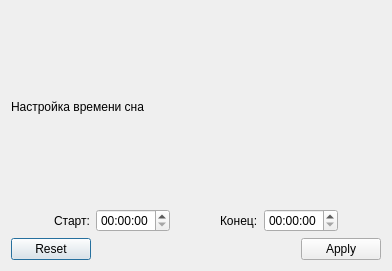
<?xml version="1.0" encoding="UTF-8"?>
<ui version="4.0">
 <class>downTimeDialog</class>
 <widget class="QDialog" name="downTimeDialog">
  <property name="geometry">
   <rect>
    <x>0</x>
    <y>0</y>
    <width>392</width>
    <height>271</height>
   </rect>
  </property>
  <property name="windowTitle">
   <string>Downtime</string>
  </property>
  <layout class="QVBoxLayout" name="verticalLayout">
   <item>
    <widget class="QLabel" name="titleLabel">
     <property name="autoFillBackground">
      <bool>false</bool>
     </property>
     <property name="text">
      <string>Настройка времени сна</string>
     </property>
     <property name="alignment">
      <set>Qt::AlignLeading|Qt::AlignLeft|Qt::AlignVCenter</set>
     </property>
    </widget>
   </item>
   <item>
    <layout class="QHBoxLayout" name="horizontalLayout">
     <item>
      <spacer name="horizontalSpacer">
       <property name="orientation">
        <enum>Qt::Horizontal</enum>
       </property>
       <property name="sizeHint" stdset="0">
        <size>
         <width>40</width>
         <height>20</height>
        </size>
       </property>
      </spacer>
     </item>
     <item>
      <widget class="QLabel" name="startLabel">
       <property name="text">
        <string>Старт:</string>
       </property>
      </widget>
     </item>
     <item>
      <widget class="QTimeEdit" name="startTimeEdit"/>
     </item>
     <item>
      <spacer name="horizontalSpacer_3">
       <property name="orientation">
        <enum>Qt::Horizontal</enum>
       </property>
       <property name="sizeHint" stdset="0">
        <size>
         <width>40</width>
         <height>20</height>
        </size>
       </property>
      </spacer>
     </item>
     <item>
      <widget class="QLabel" name="endLabel">
       <property name="text">
        <string>Конец:</string>
       </property>
      </widget>
     </item>
     <item>
      <widget class="QTimeEdit" name="endTimeEdit"/>
     </item>
     <item>
      <spacer name="horizontalSpacer_2">
       <property name="orientation">
        <enum>Qt::Horizontal</enum>
       </property>
       <property name="sizeHint" stdset="0">
        <size>
         <width>40</width>
         <height>20</height>
        </size>
       </property>
      </spacer>
     </item>
    </layout>
   </item>
   <item>
    <widget class="QDialogButtonBox" name="resetDownTimeButton">
     <property name="orientation">
      <enum>Qt::Horizontal</enum>
     </property>
     <property name="standardButtons">
      <set>QDialogButtonBox::Apply|QDialogButtonBox::Reset</set>
     </property>
    </widget>
   </item>
  </layout>
 </widget>
 <resources/>
 <connections>
  <connection>
   <sender>resetDownTimeButton</sender>
   <signal>accepted()</signal>
   <receiver>downTimeDialog</receiver>
   <slot>accept()</slot>
   <hints>
    <hint type="sourcelabel">
     <x>248</x>
     <y>254</y>
    </hint>
    <hint type="destinationlabel">
     <x>157</x>
     <y>274</y>
    </hint>
   </hints>
  </connection>
  <connection>
   <sender>resetDownTimeButton</sender>
   <signal>rejected()</signal>
   <receiver>downTimeDialog</receiver>
   <slot>reject()</slot>
   <hints>
    <hint type="sourcelabel">
     <x>316</x>
     <y>260</y>
    </hint>
    <hint type="destinationlabel">
     <x>286</x>
     <y>274</y>
    </hint>
   </hints>
  </connection>
 </connections>
</ui>
